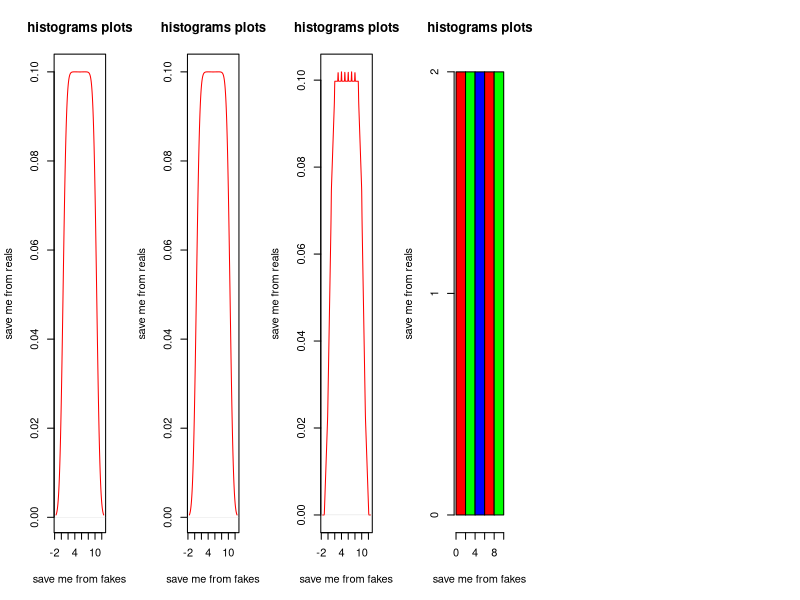

The R script that drew this image:
data <-c(seq(1,10,by=1))

par(mfrow=c(1,6))
plot(density(data ,adjust=.5),
     xlab="save me from fakes",
     ylab="save me from reals",
     main="histograms plots",
     col=c("red"))

plot(density(data ,adjust=.5,kernel="gaussian"),
     xlab="save me from fakes",
     ylab="save me from reals",
     main="histograms plots",
     col=c("red"))

plot(density(data ,adjust=.5,kernel="triangular"),
     xlab="save me from fakes",
     ylab="save me from reals",
     main="histograms plots",
     col=c("red"))





hist(data ,
     xlab="save me from fakes",
     ylab="save me from reals",
     main="histograms plots",
     col=c("red","green","blue"))

